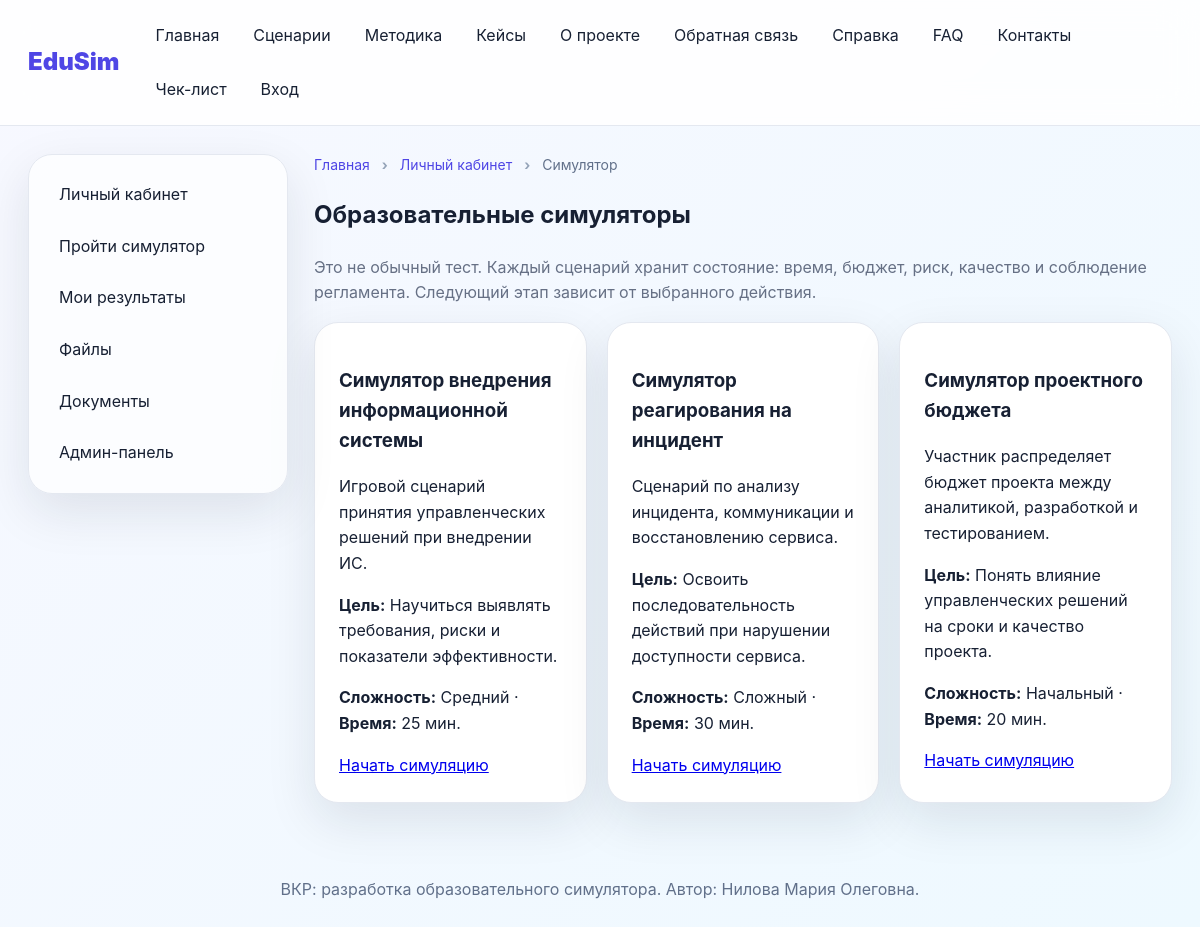
/cabinet/simulator (signed in), run on an earlier commit of the app's database.
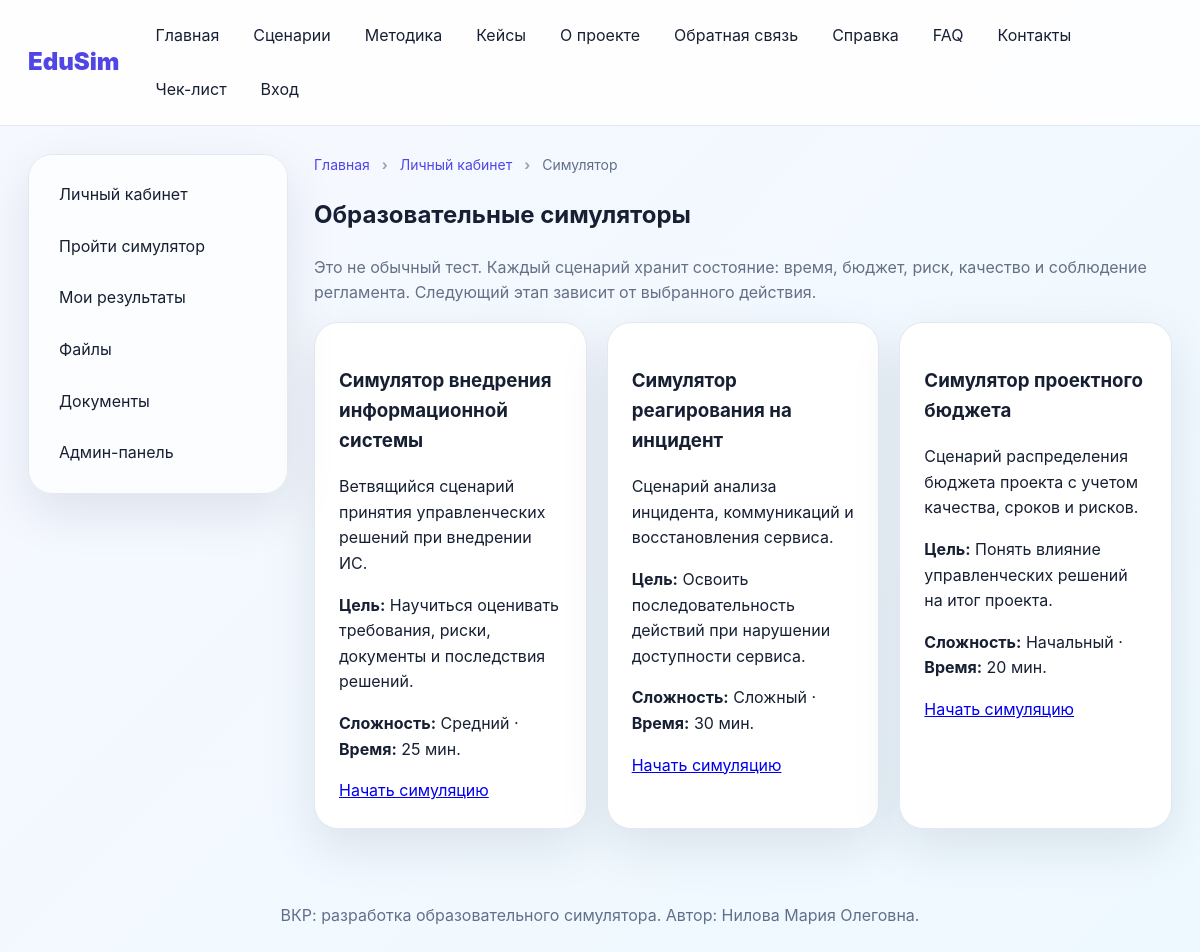
And on a later commit of the database.
### tables this page shows
CREATE TABLE scenarios (id INTEGER PRIMARY KEY AUTOINCREMENT, title TEXT NOT NULL, slug TEXT UNIQUE NOT NULL, difficulty TEXT NOT NULL, duration_minutes INTEGER NOT NULL, summary TEXT NOT NULL, learning_goal TEXT NOT NULL, is_public INTEGER NOT NULL DEFAULT 1);

### edusim/routes_cabinet.py (the view)
@cabinet_bp.route('/simulator')
@login_required
def simulator():
    scenarios = get_db().execute('SELECT * FROM scenarios WHERE is_public=1 ORDER BY id').fetchall()
    return render_template('cabinet/simulator.html', scenarios=scenarios, breadcrumbs=[('Главная', '/'), ('Личный кабинет', url_for('cabinet.dashboard')), ('Симулятор', None)])

### edusim/database.py (called while the page is built)
def get_db():
    if 'db' not in g:
        path = Path(current_app.config['DATABASE_PATH'])
        path.parent.mkdir(parents=True, exist_ok=True)
        g.db = sqlite3.connect(path)
        g.db.row_factory = sqlite3.Row
    return g.db

### edusim/security.py (called while the page is built)
def current_user():
    user_id = session.get('user_id')
    if not user_id:
        return None
    return get_db().execute('SELECT u.*, r.code AS role_code, r.name AS role_name FROM users u JOIN roles r ON r.id=u.role_id WHERE u.id=?', (user_id,)).fetchone()

def login_required(view):
    @wraps(view)
    def wrapper(*args, **kwargs):
        if current_user() is None:
            flash('Для доступа к разделу необходимо войти в систему.', 'warning')
            return redirect(url_for('auth.login'))
        return view(*args, **kwargs)
    return wrapper

### edusim/templates/cabinet/simulator.html
{% extends 'base.html' %}
{% block content %}
<h1>Образовательные симуляторы</h1>
<p class="muted">Это не обычный тест. Каждый сценарий хранит состояние: время, бюджет, риск, качество и соблюдение регламента. Следующий этап зависит от выбранного действия.</p>
<div class="grid cards">
{% for s in scenarios %}
  <article class="card">
    <h3>{{ s.title }}</h3>
    <p>{{ s.summary }}</p>
    <p><b>Цель:</b> {{ s.learning_goal }}</p>
    <p><b>Сложность:</b> {{ s.difficulty }} · <b>Время:</b> {{ s.duration_minutes }} мин.</p>
    <a class="button" href="{{ url_for('cabinet.run_scenario', scenario_id=s.id) }}">Начать симуляцию</a>
  </article>
{% endfor %}
</div>
{% endblock %}

What changed in the data, as far as the page shows it:
changed scenarios "Симулятор внедрения информационной системы": summary "Игровой сценарий принятия управленческих решений при внедрении ИС." → "Ветвящийся сценарий принятия управленческих решений при внедрении ИС."; learning_goal "Научиться выявлять требования, риски и показатели эффективности." → "Научиться оценивать требования, риски, документы и последствия решений."
changed scenarios "Симулятор реагирования на инцидент": summary "Сценарий по анализу инцидента, коммуникации и восстановлению сервиса." → "Сценарий анализа инцидента, коммуникаций и восстановления сервиса."
changed scenarios "Симулятор проектного бюджета": summary "Участник распределяет бюджет проекта между аналитикой, разработкой и тестированием." → "Сценарий распределения бюджета проекта с учетом качества, сроков и рисков."; learning_goal "Понять влияние управленческих решений на сроки и качество проекта." → "Понять влияние управленческих решений на итог проекта."
